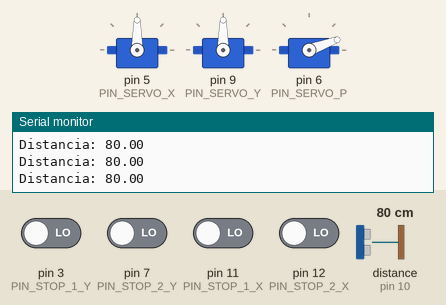
This sketch was run on a simulated Arduino Uno, built with avr-gcc and run on an emulated ATmega328P. Shown: 3 × servo, the last lines printed to the serial monitor. Inputs (shaded band) come from the test bench; at power-on: pin 3 (PIN_STOP_1_Y), pin 7 (PIN_STOP_2_Y), pin 11 (PIN_STOP_1_X), pin 12 (PIN_STOP_2_X) LOW, distance to the obstacle (sensor on pin 10) 80 cm. The echo pulse lasts 58.3 µs per cm.

Above: at 0.64 s.
1.3 s: distance to the obstacle (sensor on pin 10) set to 52 cm
4.3 s: distance to the obstacle (sensor on pin 10) set to 47 cm
At 4.83 s:
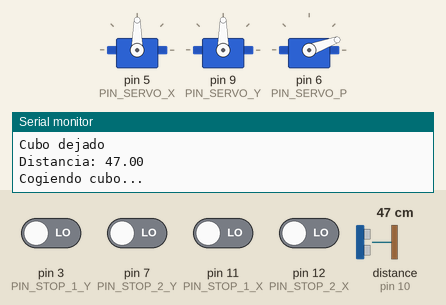
7.3 s: distance to the obstacle (sensor on pin 10) set to 60 cm
At 7.53 s:
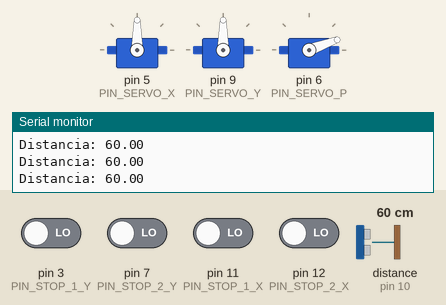
10.3 s: distance to the obstacle (sensor on pin 10) set to 2 cm
At 11.22 s:
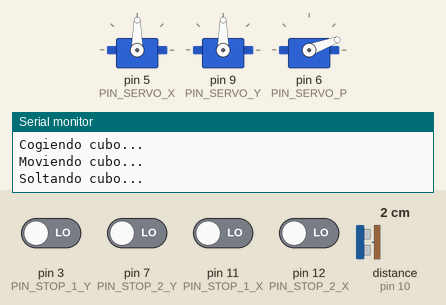
16.3 s: distance to the obstacle (sensor on pin 10) set to 8 cm
19.3 s: distance to the obstacle (sensor on pin 10) set to 11 cm
Timing chart, 0 to 23.3 s (numbered marks = the images above; inputs shaded):
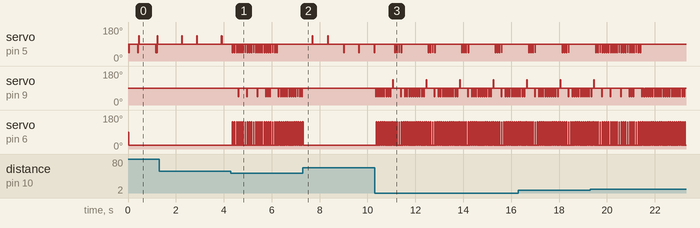

The sketch:

Prac6_1.ino
```cpp
#include <Ultrasonic.h>
#include <Servo.h>

#define MAX_POS 24

#define FORWARDS 45   //Se aleja del servo (Al S2)
#define BACKWARDS 135 //Se acerca al servo (Al S1)

#define START_X 0
#define END_X  20

#define VASO_X 23
#define VASO_Y 10
#define DISTANCIA_VASO 50.0 //En centimentros

#define PIN_SERVO_X 5
#define PIN_SERVO_Y 9
#define PIN_SERVO_P 6

#define PIN_STOP_1_X 11  //El del servo
#define PIN_STOP_2_X 12  //El del extremo

#define PIN_STOP_1_Y 3  //El de servo
#define PIN_STOP_2_Y 7   //El del extremo

#define PIN_TRIGGER 5
#define PIN_ECHO    10

class Arm {
  private:
    int stop1;
    int stop2;
    Servo srv;
    long milliseconds; //Milisegundos
    int pos = 0;
  public:
    void configArm(int s1, int s2, int ps) {
      stop1 = s1;
      stop2 = s2;
      pinMode(stop1, INPUT);
      pinMode(stop2, INPUT);
      srv.attach(ps);
    };
    void calibrar() {
      Serial.println("Calibrando...");
      //Si no esta en un fin
      if (digitalRead(stop2) != LOW) {
          Serial.println("Moviendo hasta extremo...");
          srv.write(FORWARDS);
          while (digitalRead(stop2) != LOW) {
            delay(5);
          }
          srv.write(90);
          Serial.println("Movido hasta el extremo");
      }
      //Ir a la posición opuesta
      long t = millis();
      srv.write(BACKWARDS);
      while (digitalRead(stop1) != LOW)
         delay(1);
      milliseconds = millis() - t;
      srv.write(90);
      Serial.println("Calibrado, ms: " + String(milliseconds));
    };

    void irAPos(int p) {
      p = constrain(p, 0, MAX_POS);
      int dir = pos - p < 0 ? FORWARDS : BACKWARDS;
      int delta = abs(pos - p);
      long m = (milliseconds / MAX_POS) * delta;
      //Mover
      long t = millis();
      srv.write(dir);
      while (millis() - t <= m)
        delay(1);
      srv.write(90);
      pos = p;
    };

    int getPos() {
      return pos;
    };
};

Arm* ejeX = new Arm();
Arm* ejeY = new Arm();
Servo pinza;
Ultrasonic ultrasonic(PIN_TRIGGER,PIN_ECHO);

void cerrar() {
  pinza.write(145);
}

void abrir() {
  pinza.write(20);
}

void dejar() {
  Serial.println("Cogiendo cubo...");
  int pos = ejeX->getPos();
  ejeY->irAPos(MAX_POS);
  cerrar();
  Serial.println("Moviendo cubo...");
  ejeY->irAPos(VASO_Y);
  ejeX->irAPos(VASO_X);
  Serial.println("Soltando cubo...");
  abrir();
  Serial.println("Cubo dejado");
  ejeY->irAPos(12);
  ejeX->irAPos(pos);
}

bool vasoDetectado() {
  double distance = ultrasonic.read(CM);
  Serial.println("Distancia: " + String(distance));
  return distance < DISTANCIA_VASO;
}

void setup() {
  Serial.begin(9600);
  //Configurar brazos
  ejeX->configArm(PIN_STOP_1_X, PIN_STOP_2_X, PIN_SERVO_X);
  ejeY->configArm(PIN_STOP_1_Y, PIN_STOP_2_Y, PIN_SERVO_Y);
  pinza.attach(PIN_SERVO_P);
  //Calibrar
  ejeX->calibrar();
  ejeY->calibrar();
  Serial.println("Todos los brazos calibrados");
  //Mover a la posicion inicial
  abrir();
  ejeX->irAPos(20);
  ejeY->irAPos(12);
}

void loop()
{
  for (int x = START_X;x <= END_X;x++) {
    ejeX->irAPos(x);
    if (vasoDetectado())
      dejar();
  }
  for (int x = END_X;x >= START_X;x--) {
    ejeX->irAPos(x);
    if (vasoDetectado())
      dejar();
  }
}
```

Measured:
- the behaviour switches between 50 and 49 cm on distance to the obstacle (sensor on pin 10) (found by bisection; images 0 and 1)
- after the input at 4.3 s, servo on pin 6 (PIN_SERVO_P): alternates 145° for 0.02 s and 20° for 0.07 s, starting after 0.06 s
- after the input at 7.3 s, servo on pin 9 (PIN_SERVO_Y): stops changing and stays 90°; servo on pin 6 (PIN_SERVO_P): goes on until 7.3 s, then stays 20°
- after the input at 10.3 s, servo on pin 9 (PIN_SERVO_Y): 90° → 45° at once, then moves between 45° and 135°, repeating every 1.4 s; servo on pin 6 (PIN_SERVO_P): alternates 145° for 0.03 s and 20° for 0.06 s, starting after 0.06 s
- by itself, servo on pin 5 (PIN_SERVO_X): repeats every 1.4 s: 3 × (45° 0.02 s, 90° 0.07 s), 45° 0.02 s, 90° 1.1 s
